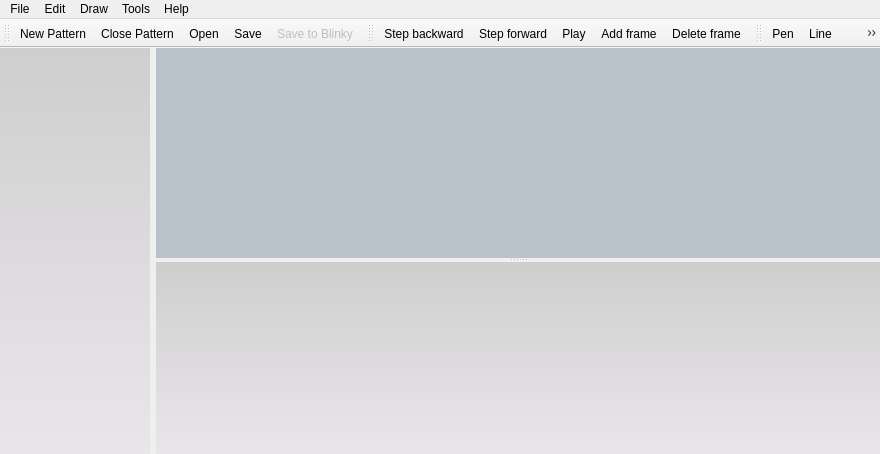
<?xml version="1.0" encoding="UTF-8"?>
<ui version="4.0">
 <class>MainWindow</class>
 <widget class="QMainWindow" name="MainWindow">
  <property name="geometry">
   <rect>
    <x>0</x>
    <y>0</y>
    <width>880</width>
    <height>454</height>
   </rect>
  </property>
  <property name="minimumSize">
   <size>
    <width>0</width>
    <height>0</height>
   </size>
  </property>
  <property name="maximumSize">
   <size>
    <width>16777215</width>
    <height>16777215</height>
   </size>
  </property>
  <property name="windowTitle">
   <string>Pattern Paint</string>
  </property>
  <property name="autoFillBackground">
   <bool>false</bool>
  </property>
  <property name="dockOptions">
   <set>QMainWindow::AllowTabbedDocks|QMainWindow::AnimatedDocks</set>
  </property>
  <widget class="QWidget" name="centralWidget">
   <property name="sizePolicy">
    <sizepolicy hsizetype="Preferred" vsizetype="Preferred">
     <horstretch>0</horstretch>
     <verstretch>0</verstretch>
    </sizepolicy>
   </property>
   <layout class="QHBoxLayout" name="horizontalLayout">
    <property name="leftMargin">
     <number>0</number>
    </property>
    <property name="topMargin">
     <number>0</number>
    </property>
    <property name="rightMargin">
     <number>0</number>
    </property>
    <property name="bottomMargin">
     <number>0</number>
    </property>
    <item>
     <widget class="QListView" name="patternCollectionListView">
      <property name="minimumSize">
       <size>
        <width>150</width>
        <height>0</height>
       </size>
      </property>
      <property name="maximumSize">
       <size>
        <width>150</width>
        <height>16777215</height>
       </size>
      </property>
      <property name="autoFillBackground">
       <bool>false</bool>
      </property>
      <property name="styleSheet">
       <string notr="true">background:qlineargradient(spread:pad, x1:1, y1:1, x2:1, y2:0, stop:0 rgba(233, 230, 233, 255), stop:1 rgba(207, 206, 207, 255))</string>
      </property>
      <property name="frameShape">
       <enum>QFrame::NoFrame</enum>
      </property>
      <property name="dragDropMode">
       <enum>QAbstractItemView::InternalMove</enum>
      </property>
     </widget>
    </item>
    <item>
     <widget class="QSplitter" name="patternsplitter">
      <property name="orientation">
       <enum>Qt::Vertical</enum>
      </property>
      <widget class="LetterboxScrollArea" name="scrollArea">
       <property name="sizePolicy">
        <sizepolicy hsizetype="Expanding" vsizetype="Expanding">
         <horstretch>0</horstretch>
         <verstretch>1</verstretch>
        </sizepolicy>
       </property>
       <property name="styleSheet">
        <string notr="true">background:qlineargradient(spread:pad, x1:1, y1:1, x2:1, y2:0, stop:0 rgba(186, 194, 204, 255), stop:1 rgba(186, 194, 204, 255))</string>
       </property>
       <property name="frameShape">
        <enum>QFrame::NoFrame</enum>
       </property>
       <property name="frameShadow">
        <enum>QFrame::Plain</enum>
       </property>
       <property name="lineWidth">
        <number>0</number>
       </property>
       <property name="widgetResizable">
        <bool>true</bool>
       </property>
       <widget class="FrameEditor" name="frameEditor">
        <property name="geometry">
         <rect>
          <x>0</x>
          <y>0</y>
          <width>500</width>
          <height>189</height>
         </rect>
        </property>
        <property name="sizePolicy">
         <sizepolicy hsizetype="Fixed" vsizetype="Preferred">
          <horstretch>0</horstretch>
          <verstretch>0</verstretch>
         </sizepolicy>
        </property>
        <property name="minimumSize">
         <size>
          <width>500</width>
          <height>0</height>
         </size>
        </property>
        <property name="maximumSize">
         <size>
          <width>500</width>
          <height>16777215</height>
         </size>
        </property>
        <property name="baseSize">
         <size>
          <width>10</width>
          <height>10</height>
         </size>
        </property>
        <property name="acceptDrops">
         <bool>false</bool>
        </property>
       </widget>
      </widget>
      <widget class="QListView" name="timeline">
       <property name="sizePolicy">
        <sizepolicy hsizetype="Expanding" vsizetype="Minimum">
         <horstretch>0</horstretch>
         <verstretch>0</verstretch>
        </sizepolicy>
       </property>
       <property name="minimumSize">
        <size>
         <width>0</width>
         <height>100</height>
        </size>
       </property>
       <property name="styleSheet">
        <string notr="true">background:qlineargradient(spread:pad, x1:1, y1:1, x2:1, y2:0, stop:0 rgba(233, 230, 233, 255), stop:1 rgba(207, 206, 207, 255))</string>
       </property>
       <property name="frameShape">
        <enum>QFrame::NoFrame</enum>
       </property>
       <property name="verticalScrollBarPolicy">
        <enum>Qt::ScrollBarAlwaysOff</enum>
       </property>
       <property name="dragDropMode">
        <enum>QAbstractItemView::InternalMove</enum>
       </property>
       <property name="selectionMode">
        <enum>QAbstractItemView::ExtendedSelection</enum>
       </property>
       <property name="flow">
        <enum>QListView::LeftToRight</enum>
       </property>
       <property name="uniformItemSizes">
        <bool>true</bool>
       </property>
      </widget>
     </widget>
    </item>
   </layout>
  </widget>
  <widget class="QMenuBar" name="menuBar">
   <property name="geometry">
    <rect>
     <x>0</x>
     <y>0</y>
     <width>880</width>
     <height>22</height>
    </rect>
   </property>
   <widget class="QMenu" name="menuFile">
    <property name="title">
     <string>File</string>
    </property>
    <widget class="QMenu" name="menuExamples">
     <property name="title">
      <string>Examples</string>
     </property>
    </widget>
    <addaction name="actionNew"/>
    <addaction name="actionLoad_File"/>
    <addaction name="menuExamples"/>
    <addaction name="separator"/>
    <addaction name="actionClose"/>
    <addaction name="actionSave_File"/>
    <addaction name="actionSave_File_as"/>
    <addaction name="separator"/>
    <addaction name="actionExport_pattern_for_Arduino"/>
    <addaction name="separator"/>
    <addaction name="actionExit"/>
   </widget>
   <widget class="QMenu" name="menuHelp">
    <property name="title">
     <string>Help</string>
    </property>
    <addaction name="actionAbout"/>
    <addaction name="actionSystem_Information"/>
    <addaction name="separator"/>
    <addaction name="actionVisit_the_Blinkinlabs_forum"/>
    <addaction name="actionTroubleshooting_tips"/>
   </widget>
   <widget class="QMenu" name="menuEdit">
    <property name="title">
     <string>Edit</string>
    </property>
    <addaction name="actionResize_Pattern"/>
    <addaction name="separator"/>
    <addaction name="actionFlip_Horizontal"/>
    <addaction name="actionFlip_Vertical"/>
    <addaction name="separator"/>
    <addaction name="actionAddFrame"/>
    <addaction name="actionDeleteFrame"/>
    <addaction name="separator"/>
    <addaction name="actionClear_Pattern"/>
   </widget>
   <widget class="QMenu" name="menuTools">
    <property name="title">
     <string>Tools</string>
    </property>
    <widget class="QMenu" name="menuColor_Order">
     <property name="title">
      <string>Color Order</string>
     </property>
     <addaction name="actionRGB"/>
     <addaction name="actionGRB"/>
    </widget>
    <widget class="QMenu" name="menuMode">
     <property name="title">
      <string>Display Mode</string>
     </property>
     <addaction name="actionTimeline"/>
     <addaction name="actionMatrix"/>
    </widget>
    <addaction name="actionSave_to_Blinky"/>
    <addaction name="separator"/>
    <addaction name="actionAutomatically_connect"/>
    <addaction name="separator"/>
    <addaction name="menuColor_Order"/>
    <addaction name="separator"/>
    <addaction name="menuMode"/>
    <addaction name="separator"/>
    <addaction name="actionLoad_rainbow_sketch"/>
    <addaction name="actionAddress_programmer"/>
   </widget>
   <widget class="QMenu" name="menuInstruments">
    <property name="title">
     <string>Draw</string>
    </property>
    <addaction name="actionPen"/>
    <addaction name="actionLine"/>
    <addaction name="actionSpray"/>
    <addaction name="actionPipette"/>
    <addaction name="actionFill"/>
   </widget>
   <addaction name="menuFile"/>
   <addaction name="menuEdit"/>
   <addaction name="menuInstruments"/>
   <addaction name="menuTools"/>
   <addaction name="menuHelp"/>
  </widget>
  <widget class="QToolBar" name="fileToolbar">
   <property name="windowTitle">
    <string>File Commands</string>
   </property>
   <property name="movable">
    <bool>true</bool>
   </property>
   <property name="floatable">
    <bool>false</bool>
   </property>
   <attribute name="toolBarArea">
    <enum>TopToolBarArea</enum>
   </attribute>
   <attribute name="toolBarBreak">
    <bool>false</bool>
   </attribute>
   <addaction name="actionNew"/>
   <addaction name="actionClose"/>
   <addaction name="actionLoad_File"/>
   <addaction name="actionSave_File"/>
   <addaction name="actionSave_to_Blinky"/>
  </widget>
  <widget class="QToolBar" name="playbackToolbar">
   <property name="windowTitle">
    <string>Animation controls</string>
   </property>
   <property name="movable">
    <bool>true</bool>
   </property>
   <property name="floatable">
    <bool>false</bool>
   </property>
   <attribute name="toolBarArea">
    <enum>TopToolBarArea</enum>
   </attribute>
   <attribute name="toolBarBreak">
    <bool>false</bool>
   </attribute>
   <addaction name="actionStepBackward"/>
   <addaction name="actionStepForward"/>
   <addaction name="actionPlay"/>
   <addaction name="actionAddFrame"/>
   <addaction name="actionDeleteFrame"/>
  </widget>
  <widget class="QToolBar" name="instrumentToolbar">
   <property name="windowTitle">
    <string>Drawing Tools</string>
   </property>
   <property name="movable">
    <bool>true</bool>
   </property>
   <property name="floatable">
    <bool>false</bool>
   </property>
   <attribute name="toolBarArea">
    <enum>TopToolBarArea</enum>
   </attribute>
   <attribute name="toolBarBreak">
    <bool>false</bool>
   </attribute>
   <addaction name="actionPen"/>
   <addaction name="actionLine"/>
   <addaction name="actionSpray"/>
   <addaction name="actionPipette"/>
   <addaction name="actionFill"/>
  </widget>
  <action name="actionLoad_File">
   <property name="icon">
    <iconset resource="images.qrc">
     <normaloff>:/icons/images/icons/Add File-100.png</normaloff>:/icons/images/icons/Add File-100.png</iconset>
   </property>
   <property name="text">
    <string>Open...</string>
   </property>
   <property name="iconText">
    <string>Open</string>
   </property>
   <property name="toolTip">
    <string>Load Pattern</string>
   </property>
   <property name="shortcut">
    <string>Ctrl+O</string>
   </property>
   <property name="iconVisibleInMenu">
    <bool>false</bool>
   </property>
  </action>
  <action name="actionSave_File">
   <property name="enabled">
    <bool>true</bool>
   </property>
   <property name="icon">
    <iconset resource="images.qrc">
     <normaloff>:/icons/images/icons/Save-100.png</normaloff>:/icons/images/icons/Save-100.png</iconset>
   </property>
   <property name="text">
    <string>Save</string>
   </property>
   <property name="iconText">
    <string>Save</string>
   </property>
   <property name="shortcut">
    <string>Ctrl+S</string>
   </property>
   <property name="iconVisibleInMenu">
    <bool>false</bool>
   </property>
  </action>
  <action name="actionExit">
   <property name="text">
    <string>Exit</string>
   </property>
  </action>
  <action name="actionAbout">
   <property name="text">
    <string>About</string>
   </property>
  </action>
  <action name="actionSystem_Information">
   <property name="text">
    <string>System Information</string>
   </property>
  </action>
  <action name="actionExport_pattern_for_Arduino">
   <property name="text">
    <string>Export pattern for Arduino</string>
   </property>
  </action>
  <action name="actionVisit_the_Blinkinlabs_forum">
   <property name="text">
    <string>Visit the Blinkinlabs forum</string>
   </property>
  </action>
  <action name="actionTroubleshooting_tips">
   <property name="text">
    <string>Troubleshooting tips</string>
   </property>
  </action>
  <action name="actionFlip_Horizontal">
   <property name="text">
    <string>Flip Horizontal</string>
   </property>
   <property name="toolTip">
    <string>Flip the Pattern in the horizontal direction</string>
   </property>
  </action>
  <action name="actionFlip_Vertical">
   <property name="text">
    <string>Flip Vertical</string>
   </property>
   <property name="toolTip">
    <string>Flip the Pattern in the vertical direction</string>
   </property>
  </action>
  <action name="actionLoad_rainbow_sketch">
   <property name="text">
    <string>Restore Rainbow Sketch</string>
   </property>
  </action>
  <action name="actionSave_to_Blinky">
   <property name="enabled">
    <bool>false</bool>
   </property>
   <property name="icon">
    <iconset resource="images.qrc">
     <normaloff>:/icons/images/icons/Downloading Updates-100.png</normaloff>:/icons/images/icons/Downloading Updates-100.png</iconset>
   </property>
   <property name="text">
    <string>Save to Blinky</string>
   </property>
   <property name="iconVisibleInMenu">
    <bool>false</bool>
   </property>
  </action>
  <action name="actionClear_Pattern">
   <property name="text">
    <string>Clear</string>
   </property>
  </action>
  <action name="actionResize_Pattern">
   <property name="text">
    <string>Resize...</string>
   </property>
  </action>
  <action name="actionAddress_programmer">
   <property name="enabled">
    <bool>false</bool>
   </property>
   <property name="text">
    <string>Address programmer...</string>
   </property>
  </action>
  <action name="actionAutomatically_connect">
   <property name="checkable">
    <bool>true</bool>
   </property>
   <property name="checked">
    <bool>true</bool>
   </property>
   <property name="enabled">
    <bool>false</bool>
   </property>
   <property name="text">
    <string>Automatically connect</string>
   </property>
  </action>
  <action name="actionPlay">
   <property name="enabled">
    <bool>true</bool>
   </property>
   <property name="icon">
    <iconset resource="images.qrc">
     <normaloff>:/icons/images/icons/Play-100.png</normaloff>:/icons/images/icons/Play-100.png</iconset>
   </property>
   <property name="text">
    <string>Play</string>
   </property>
  </action>
  <action name="actionConnect">
   <property name="enabled">
    <bool>false</bool>
   </property>
   <property name="icon">
    <iconset>
     <normaloff>:/resources/images/connect.png</normaloff>:/resources/images/connect.png</iconset>
   </property>
   <property name="text">
    <string>Connect</string>
   </property>
  </action>
  <action name="actionPen">
   <property name="checkable">
    <bool>true</bool>
   </property>
   <property name="icon">
    <iconset resource="images.qrc">
     <normaloff>:/icons/images/icons/Pencil-100.png</normaloff>:/icons/images/icons/Pencil-100.png</iconset>
   </property>
   <property name="text">
    <string>Pen</string>
   </property>
   <property name="iconVisibleInMenu">
    <bool>false</bool>
   </property>
  </action>
  <action name="actionLine">
   <property name="checkable">
    <bool>true</bool>
   </property>
   <property name="icon">
    <iconset resource="images.qrc">
     <normaloff>:/icons/images/icons/Line-100.png</normaloff>:/icons/images/icons/Line-100.png</iconset>
   </property>
   <property name="text">
    <string>Line</string>
   </property>
   <property name="iconVisibleInMenu">
    <bool>false</bool>
   </property>
  </action>
  <action name="actionPipette">
   <property name="checkable">
    <bool>true</bool>
   </property>
   <property name="icon">
    <iconset resource="images.qrc">
     <normaloff>:/icons/images/icons/Color Dropper-100.png</normaloff>:/icons/images/icons/Color Dropper-100.png</iconset>
   </property>
   <property name="text">
    <string>Color Picker</string>
   </property>
   <property name="toolTip">
    <string>Color picker</string>
   </property>
   <property name="iconVisibleInMenu">
    <bool>false</bool>
   </property>
  </action>
  <action name="actionFill">
   <property name="checkable">
    <bool>true</bool>
   </property>
   <property name="icon">
    <iconset resource="images.qrc">
     <normaloff>:/icons/images/icons/Fill Color-100.png</normaloff>:/icons/images/icons/Fill Color-100.png</iconset>
   </property>
   <property name="text">
    <string>Fill</string>
   </property>
   <property name="toolTip">
    <string>Fill</string>
   </property>
   <property name="iconVisibleInMenu">
    <bool>false</bool>
   </property>
  </action>
  <action name="actionSpray">
   <property name="checkable">
    <bool>true</bool>
   </property>
   <property name="icon">
    <iconset resource="images.qrc">
     <normaloff>:/icons/images/icons/Deadly Spray-100.png</normaloff>:/icons/images/icons/Deadly Spray-100.png</iconset>
   </property>
   <property name="text">
    <string>Spray</string>
   </property>
   <property name="iconVisibleInMenu">
    <bool>false</bool>
   </property>
  </action>
  <action name="actionSave_File_as">
   <property name="enabled">
    <bool>true</bool>
   </property>
   <property name="icon">
    <iconset>
     <normaloff>:/resources/images/save.png</normaloff>:/resources/images/save.png</iconset>
   </property>
   <property name="text">
    <string>Save As...</string>
   </property>
   <property name="shortcut">
    <string>Ctrl+Shift+S</string>
   </property>
   <property name="iconVisibleInMenu">
    <bool>false</bool>
   </property>
  </action>
  <action name="actionRGB">
   <property name="checkable">
    <bool>true</bool>
   </property>
   <property name="checked">
    <bool>true</bool>
   </property>
   <property name="text">
    <string>RGB (BlinkyTape, BlinkyTile)</string>
   </property>
  </action>
  <action name="actionGRB">
   <property name="checkable">
    <bool>true</bool>
   </property>
   <property name="text">
    <string>GRB (BlinkyPixel)</string>
   </property>
  </action>
  <action name="actionClose">
   <property name="icon">
    <iconset resource="images.qrc">
     <normaloff>:/icons/images/icons/Minus-100.png</normaloff>:/icons/images/icons/Minus-100.png</iconset>
   </property>
   <property name="text">
    <string>Close Pattern</string>
   </property>
   <property name="iconVisibleInMenu">
    <bool>false</bool>
   </property>
  </action>
  <action name="actionNew">
   <property name="icon">
    <iconset resource="images.qrc">
     <normaloff>:/icons/images/icons/Create New-100.png</normaloff>:/icons/images/icons/Create New-100.png</iconset>
   </property>
   <property name="text">
    <string>New Pattern</string>
   </property>
   <property name="iconVisibleInMenu">
    <bool>false</bool>
   </property>
  </action>
  <action name="actionStepBackward">
   <property name="icon">
    <iconset resource="images.qrc">
     <normaloff>:/icons/images/icons/Rewind-100.png</normaloff>:/icons/images/icons/Rewind-100.png</iconset>
   </property>
   <property name="text">
    <string>Step backward</string>
   </property>
  </action>
  <action name="actionStepForward">
   <property name="icon">
    <iconset resource="images.qrc">
     <normaloff>:/icons/images/icons/Fast Forward-100.png</normaloff>:/icons/images/icons/Fast Forward-100.png</iconset>
   </property>
   <property name="text">
    <string>Step forward</string>
   </property>
   <property name="toolTip">
    <string>Step forward</string>
   </property>
  </action>
  <action name="actionTimeline">
   <property name="checkable">
    <bool>true</bool>
   </property>
   <property name="text">
    <string>Timeline</string>
   </property>
  </action>
  <action name="actionMatrix">
   <property name="checkable">
    <bool>true</bool>
   </property>
   <property name="text">
    <string>Single frame</string>
   </property>
  </action>
  <action name="actionAddFrame">
   <property name="icon">
    <iconset resource="images.qrc">
     <normaloff>:/icons/images/icons/Add Image-100.png</normaloff>:/icons/images/icons/Add Image-100.png</iconset>
   </property>
   <property name="text">
    <string>Add frame</string>
   </property>
   <property name="iconVisibleInMenu">
    <bool>false</bool>
   </property>
  </action>
  <action name="actionDeleteFrame">
   <property name="icon">
    <iconset resource="images.qrc">
     <normaloff>:/icons/images/icons/Remove Image-100.png</normaloff>:/icons/images/icons/Remove Image-100.png</iconset>
   </property>
   <property name="text">
    <string>Delete frame</string>
   </property>
   <property name="iconVisibleInMenu">
    <bool>false</bool>
   </property>
  </action>
  <action name="actionDd">
   <property name="text">
    <string>dd</string>
   </property>
  </action>
 </widget>
 <layoutdefault spacing="6" margin="11"/>
 <customwidgets>
  <customwidget>
   <class>LetterboxScrollArea</class>
   <extends>QScrollArea</extends>
   <header>letterboxscrollarea.h</header>
   <container>1</container>
  </customwidget>
  <customwidget>
   <class>FrameEditor</class>
   <extends>QWidget</extends>
   <header>frameeditor.h</header>
   <container>1</container>
  </customwidget>
 </customwidgets>
 <resources>
  <include location="images.qrc"/>
 </resources>
 <connections/>
</ui>
